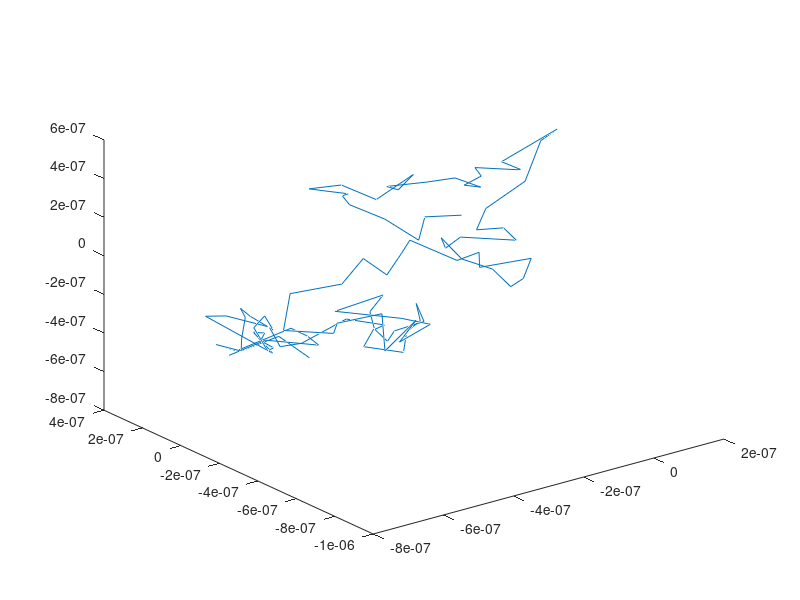

MATLAB code to generate this figure:
% particle with Brownian forcing

clear all;close all;

% SI
a=1e-6;
mu=1e-3;

Nt=100;
tMax=1.0;

t=linspace(0,tMax,Nt);
dt=t(2)-t(1);

xp(1)=0;
yp(1)=0;
zp(1)=0;

% R dx/dt = F
% F = sqrt(R/dt)dW
% dx = sqrt(R/dt)dW * dt = sqrt(dt) dW

R  = 6*pi*mu*a;
kB = 1.38e-23;  % Boltzmann's constant
T  = 310;       % absolute temperature

for nt=1:Nt-1
    F=sqrt(2*kB*T*R/dt)*randn(3,1);
    U=F/R;
    xp(nt+1)=xp(nt)+U(1)*dt;
    yp(nt+1)=yp(nt)+U(2)*dt;
    zp(nt+1)=zp(nt)+U(3)*dt;
end

figure(1);clf;plot3(xp,yp,zp);

